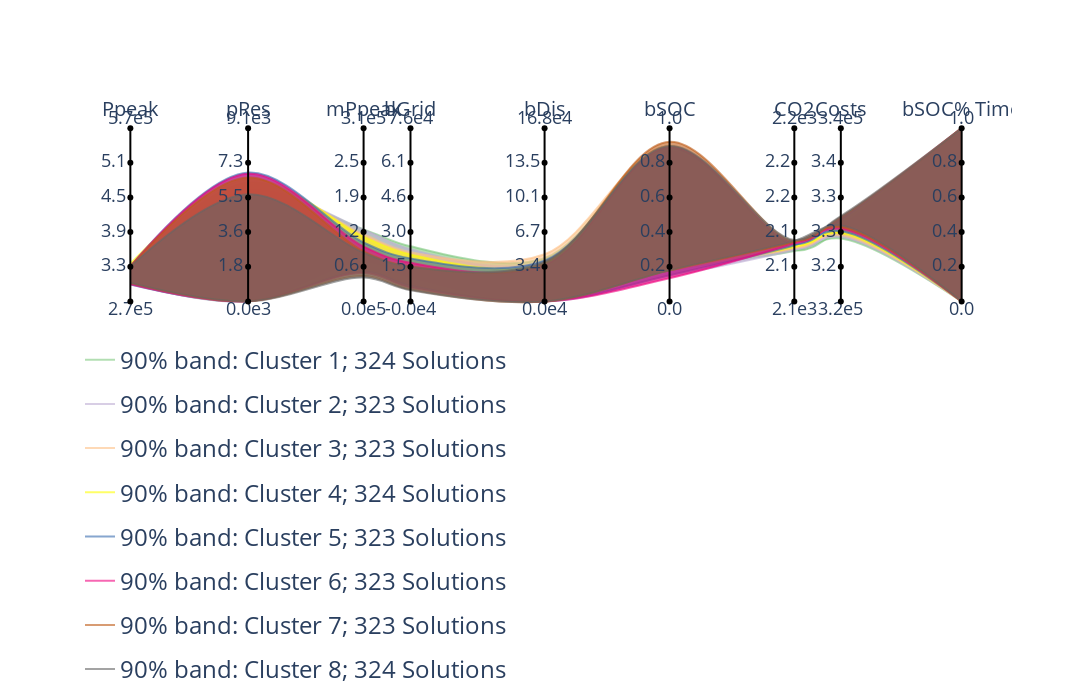

Notebook cell for this chart:
### Code cell
# Choose Band 3

band = 3

data_copy = data.copy()
data_copy = data_copy[data_copy["cluster"]== band]


# Cluster into 8 groups
obj_to_cluster = "CO2"
n_clusters = 8

data_copy["cluster"] = 1
for i in range(1, n_clusters):
    data_copy.loc[data_copy[obj_to_cluster] > data_copy[obj_to_cluster].quantile(i / n_clusters), "cluster"] = i+1

ordered_data, axis_dist, axis_signs = calculate_axes_positions(
        data_copy[objs],
        obj_order,
        corr,
        dist_parameter=0.521,
        distance_formula=1,
    )

#scales = pd.DataFrame([ordered_data.min(axis=0), ordered_data.max(axis=0)], index=["min", "max"])

fig = SCORE_bands(
    ordered_data,
    color_groups=data_copy["cluster"].tolist(),
    bands=True,
    quantile=0.05,
    axis_positions=axis_dist,
    solutions=False,
    scales=scales[ordered_data.columns],
)

fig.update_layout(
    width=1500,
    height=700,
)

### Figure 1 — Plotly figure (JSON) as saved in the notebook; plotly's stock layout.template omitted (floating-point values rounded to 4 significant figures)
{"data": [{"hovertext": "Cluster 1", "legendgroup": "90% band: Cluster 1", "line": {"color": "rgba(0.4980392156862745, 0.788235294117647, 0.4980392156862745, 0.6)", "shape": "spline"}, "mode": "lines", "name": "90% band: Cluster 1; 324 Solutions        ", "showlegend": true, "type": "scatter", "visible": true, "x": [0, 0.1416, 0.2806, 0.337, 0.4983, 0.6486, 0.7987, 0.8546, 1], "y": [0.1024, 0.004803, 0.2305, 0.14, 5.917e-08, 0.1792, 0.2907, 0.363, 0]}, {"fill": "tonexty", "fillcolor": "rgba(0.4980392156862745, 0.788235294117647, 0.4980392156862745, 0.6)", "hovertext": "Cluster 1", "legendgroup": "90% band: Cluster 1", "line": {"color": "rgba(0.4980392156862745, 0.788235294117647, 0.4980392156862745, 0.6)", "shape": "spline"}, "mode": "lines", "name": "Cluster 1", "showlegend": false, "type": "scatter", "visible": true, "x": [0, 0.1416, 0.2806, 0.337, 0.4983, 0.6486, 0.7987, 0.8546, 1], "y": [0.2018, 0.6296, 0.4161, 0.3181, 0.2494, 0.8954, 0.2962, 0.4202, 1]}, {"hovertext": "Cluster 2", "legendgroup": "90% band: Cluster 2", "line": {"color": "rgba(0.7450980392156863, 0.6823529411764706, 0.8313725490196079, 0.6)", "shape": "spline"}, "mode": "lines", "name": "90% band: Cluster 2; 323 Solutions        ", "showlegend": true, "type": "scatter", "visible": true, "x": [0, 0.1416, 0.2806, 0.337, 0.4983, 0.6486, 0.7987, 0.8546, 1], "y": [0.1055, 0.001622, 0.2299, 0.1407, 5.57e-08, 0.1443, 0.2968, 0.3716, 0.000112]}, {"fill": "tonexty", "fillcolor": "rgba(0.7450980392156863, 0.6823529411764706, 0.8313725490196079, 0.6)", "hovertext": "Cluster 2", "legendgroup": "90% band: Cluster 2", "line": {"color": "rgba(0.7450980392156863, 0.6823529411764706, 0.8313725490196079, 0.6)", "shape": "spline"}, "mode": "lines", "name": "Cluster 2", "showlegend": false, "type": "scatter", "visible": true, "x": [0, 0.1416, 0.2806, 0.337, 0.4983, 0.6486, 0.7987, 0.8546, 1], "y": [0.2018, 0.6424, 0.4137, 0.3007, 0.2296, 0.8655, 0.3045, 0.4364, 1]}, {"hovertext": "Cluster 3", "legendgroup": "90% band: Cluster 3", "line": {"color": "rgba(0.9921568627450981, 0.7529411764705882, 0.5254901960784314, 0.6)", "shape": "spline"}, "mode": "lines", "name": "90% band: Cluster 3; 323 Solutions        ", "showlegend": true, "type": "scatter", "visible": true, "x": [0, 0.1416, 0.2806, 0.337, 0.4983, 0.6486, 0.7987, 0.8546, 1], "y": [0.1053, 0.002728, 0.1993, 0.1186, 5.735e-08, 0.1792, 0.3053, 0.3823, 0]}, {"fill": "tonexty", "fillcolor": "rgba(0.9921568627450981, 0.7529411764705882, 0.5254901960784314, 0.6)", "hovertext": "Cluster 3", "legendgroup": "90% band: Cluster 3", "line": {"color": "rgba(0.9921568627450981, 0.7529411764705882, 0.5254901960784314, 0.6)", "shape": "spline"}, "mode": "lines", "name": "Cluster 3", "showlegend": false, "type": "scatter", "visible": true, "x": [0, 0.1416, 0.2806, 0.337, 0.4983, 0.6486, 0.7987, 0.8546, 1], "y": [0.2018, 0.6843, 0.3866, 0.2844, 0.272, 0.8974, 0.313, 0.4501, 1]}, {"hovertext": "Cluster 4", "legendgroup": "90% band: Cluster 4", "line": {"color": "rgba(1.0, 1.0, 0.6, 0.6)", "shape": "spline"}, "mode": "lines", "name": "90% band: Cluster 4; 324 Solutions        ", "showlegend": true, "type": "scatter", "visible": true, "x": [0, 0.1416, 0.2806, 0.337, 0.4983, 0.6486, 0.7987, 0.8546, 1], "y": [0.1064, 0.002041, 0.1831, 0.1018, 5.798e-08, 0.1792, 0.3138, 0.3931, 0]}, {"fill": "tonexty", "fillcolor": "rgba(1.0, 1.0, 0.6, 0.6)", "hovertext": "Cluster 4", "legendgroup": "90% band: Cluster 4", "line": {"color": "rgba(1.0, 1.0, 0.6, 0.6)", "shape": "spline"}, "mode": "lines", "name": "Cluster 4", "showlegend": false, "type": "scatter", "visible": true, "x": [0, 0.1416, 0.2806, 0.337, 0.4983, 0.6486, 0.7987, 0.8546, 1], "y": [0.2172, 0.7058, 0.374, 0.2714, 0.2209, 0.8871, 0.3223, 0.4584, 1]}, {"hovertext": "Cluster 5", "legendgroup": "90% band: Cluster 5", "line": {"color": "rgba(0.2196078431372549, 0.4235294117647059, 0.6901960784313725, 0.6)", "shape": "spline"}, "mode": "lines", "name": "90% band: Cluster 5; 323 Solutions        ", "showlegend": true, "type": "scatter", "visible": true, "x": [0, 0.1416, 0.2806, 0.337, 0.4983, 0.6486, 0.7987, 0.8546, 1], "y": [0.09805, 0.001554, 0.1726, 0.09081, 5.823e-08, 0.1517, 0.3234, 0.405, 0]}, {"fill": "tonexty", "fillcolor": "rgba(0.2196078431372549, 0.4235294117647059, 0.6901960784313725, 0.6)", "hovertext": "Cluster 5", "legendgroup": "90% band: Cluster 5", "line": {"color": "rgba(0.2196078431372549, 0.4235294117647059, 0.6901960784313725, 0.6)", "shape": "spline"}, "mode": "lines", "name": "Cluster 5", "showlegend": false, "type": "scatter", "visible": true, "x": [0, 0.1416, 0.2806, 0.337, 0.4983, 0.6486, 0.7987, 0.8546, 1], "y": [0.2018, 0.7438, 0.3402, 0.2485, 0.2359, 0.8857, 0.3321, 0.4738, 1]}, {"hovertext": "Cluster 6", "legendgroup": "90% band: Cluster 6", "line": {"color": "rgba(0.9411764705882353, 0.00784313725490196, 0.4980392156862745, 0.6)", "shape": "spline"}, "mode": "lines", "name": "90% band: Cluster 6; 323 Solutions        ", "showlegend": true, "type": "scatter", "visible": true, "x": [0, 0.1416, 0.2806, 0.337, 0.4983, 0.6486, 0.7987, 0.8546, 1], "y": [0.09954, 0.001016, 0.1637, 0.08, 5.722e-08, 0.1338, 0.3336, 0.4186, 0]}, {"fill": "tonexty", "fillcolor": "rgba(0.9411764705882353, 0.00784313725490196, 0.4980392156862745, 0.6)", "hovertext": "Cluster 6", "legendgroup": "90% band: Cluster 6", "line": {"color": "rgba(0.9411764705882353, 0.00784313725490196, 0.4980392156862745, 0.6)", "shape": "spline"}, "mode": "lines", "name": "Cluster 6", "showlegend": false, "type": "scatter", "visible": true, "x": [0, 0.1416, 0.2806, 0.337, 0.4983, 0.6486, 0.7987, 0.8546, 1], "y": [0.2018, 0.7366, 0.3164, 0.223, 0.2087, 0.891, 0.3413, 0.4827, 1]}, {"hovertext": "Cluster 7", "legendgroup": "90% band: Cluster 7", "line": {"color": "rgba(0.7490196078431373, 0.3568627450980392, 0.09019607843137253, 0.6)", "shape": "spline"}, "mode": "lines", "name": "90% band: Cluster 7; 323 Solutions        ", "showlegend": true, "type": "scatter", "visible": true, "x": [0, 0.1416, 0.2806, 0.337, 0.4983, 0.6486, 0.7987, 0.8546, 1], "y": [0.1064, 0.001345, 0.1474, 0.06898, 5.893e-08, 0.1792, 0.3421, 0.4287, 0.0001232]}, {"fill": "tonexty", "fillcolor": "rgba(0.7490196078431373, 0.3568627450980392, 0.09019607843137253, 0.6)", "hovertext": "Cluster 7", "legendgroup": "90% band: Cluster 7", "line": {"color": "rgba(0.7490196078431373, 0.3568627450980392, 0.09019607843137253, 0.6)", "shape": "spline"}, "mode": "lines", "name": "Cluster 7", "showlegend": false, "type": "scatter", "visible": true, "x": [0, 0.1416, 0.2806, 0.337, 0.4983, 0.6486, 0.7987, 0.8546, 1], "y": [0.2018, 0.7154, 0.2886, 0.2018, 0.222, 0.9216, 0.3489, 0.4862, 1]}, {"hovertext": "Cluster 8", "legendgroup": "90% band: Cluster 8", "line": {"color": "rgba(0.4, 0.4, 0.4, 0.6)", "shape": "spline"}, "mode": "lines", "name": "90% band: Cluster 8; 324 Solutions        ", "showlegend": true, "type": "scatter", "visible": true, "x": [0, 0.1416, 0.2806, 0.337, 0.4983, 0.6486, 0.7987, 0.8546, 1], "y": [0.1071, 0.0006031, 0.1377, 0.06442, 5.291e-08, 0.1792, 0.3495, 0.4386, 0]}, {"fill": "tonexty", "fillcolor": "rgba(0.4, 0.4, 0.4, 0.6)", "hovertext": "Cluster 8", "legendgroup": "90% band: Cluster 8", "line": {"color": "rgba(0.4, 0.4, 0.4, 0.6)", "shape": "spline"}, "mode": "lines", "name": "Cluster 8", "showlegend": false, "type": "scatter", "visible": true, "x": [0, 0.1416, 0.2806, 0.337, 0.4983, 0.6486, 0.7987, 0.8546, 1], "y": [0.2018, 0.6187, 0.2812, 0.1997, 0.2289, 0.8974, 0.3547, 0.4929, 1]}, {"line": {"color": "black"}, "mode": "text", "showlegend": false, "text": ["2.7e5"], "textposition": "bottom center", "type": "scatter", "x": [0], "y": [0]}, {"line": {"color": "black"}, "mode": "text", "showlegend": false, "text": ["5.7e5"], "textposition": "top center", "type": "scatter", "x": [0], "y": [1]}, {"line": {"color": "black"}, "mode": "markers+lines+text", "showlegend": false, "text": ["", "3.3", "3.9", "4.5", "5.1", ""], "textposition": "middle left", "type": "scatter", "x": [0, 0, 0, 0, 0, 0], "y": [0, 0.2, 0.4, 0.6, 0.8, 1]}, {"mode": "text", "showlegend": false, "text": "Ppeak", "textfont": {"size": 20}, "type": "scatter", "x": [0], "y": [1.1]}, {"line": {"color": "black"}, "mode": "text", "showlegend": false, "text": ["0.0e3"], "textposition": "bottom center", "type": "scatter", "x": [0.1416], "y": [0]}, {"line": {"color": "black"}, "mode": "text", "showlegend": false, "text": ["9.1e3"], "textposition": "top center", "type": "scatter", "x": [0.1416], "y": [1]}, {"line": {"color": "black"}, "mode": "markers+lines+text", "showlegend": false, "text": ["", "1.8", "3.6", "5.5", "7.3", ""], "textposition": "middle left", "type": "scatter", "x": [0.1416, 0.1416, 0.1416, 0.1416, 0.1416, 0.1416], "y": [0, 0.2, 0.4, 0.6, 0.8, 1]}, {"mode": "text", "showlegend": false, "text": "pRes", "textfont": {"size": 20}, "type": "scatter", "x": [0.1416], "y": [1.1]}, {"line": {"color": "black"}, "mode": "text", "showlegend": false, "text": ["0.0e5"], "textposition": "bottom center", "type": "scatter", "x": [0.2806], "y": [0]}, {"line": {"color": "black"}, "mode": "text", "showlegend": false, "text": ["3.1e5"], "textposition": "top center", "type": "scatter", "x": [0.2806], "y": [1]}, {"line": {"color": "black"}, "mode": "markers+lines+text", "showlegend": false, "text": ["", "0.6", "1.2", "1.9", "2.5", ""], "textposition": "middle left", "type": "scatter", "x": [0.2806, 0.2806, 0.2806, 0.2806, 0.2806, 0.2806], "y": [0, 0.2, 0.4, 0.6, 0.8, 1]}, {"mode": "text", "showlegend": false, "text": "mPpeak", "textfont": {"size": 20}, "type": "scatter", "x": [0.2806], "y": [1.1]}, {"line": {"color": "black"}, "mode": "text", "showlegend": false, "text": ["-0.0e4"], "textposition": "bottom center", "type": "scatter", "x": [0.337], "y": [0]}, {"line": {"color": "black"}, "mode": "text", "showlegend": false, "text": ["7.6e4"], "textposition": "top center", "type": "scatter", "x": [0.337], "y": [1]}, {"line": {"color": "black"}, "mode": "markers+lines+text", "showlegend": false, "text": ["", "1.5", "3.0", "4.6", "6.1", ""], "textposition": "middle left", "type": "scatter", "x": [0.337, 0.337, 0.337, 0.337, 0.337, 0.337], "y": [0, 0.2, 0.4, 0.6, 0.8, 1]}, {"mode": "text", "showlegend": false, "text": "bGrid", "textfont": {"size": 20}, "type": "scatter", "x": [0.337], "y": [1.1]}, {"line": {"color": "black"}, "mode": "text", "showlegend": false, "text": ["0.0e4"], "textposition": "bottom center", "type": "scatter", "x": [0.4983], "y": [0]}, {"line": {"color": "black"}, "mode": "text", "showlegend": false, "text": ["16.8e4"], "textposition": "top center", "type": "scatter", "x": [0.4983], "y": [1]}, {"line": {"color": "black"}, "mode": "markers+lines+text", "showlegend": false, "text": ["", "3.4", "6.7", "10.1", "13.5", ""], "textposition": "middle left", "type": "scatter", "x": [0.4983, 0.4983, 0.4983, 0.4983, 0.4983, 0.4983], "y": [0, 0.2, 0.4, 0.6, 0.8, 1]}, {"mode": "text", "showlegend": false, "text": "bDis", "textfont": {"size": 20}, "type": "scatter", "x": [0.4983], "y": [1.1]}, {"line": {"color": "black"}, "mode": "text", "showlegend": false, "text": ["0.0"], "textposition": "bottom center", "type": "scatter", "x": [0.6486], "y": [0]}, {"line": {"color": "black"}, "mode": "text", "showlegend": false, "text": ["1.0"], "textposition": "top center", "type": "scatter", "x": [0.6486], "y": [1]}, {"line": {"color": "black"}, "mode": "markers+lines+text", "showlegend": false, "text": ["", "0.2", "0.4", "0.6", "0.8", ""], "textposition": "middle left", "type": "scatter", "x": [0.6486, 0.6486, 0.6486, 0.6486, 0.6486, 0.6486], "y": [0, 0.2, 0.4, 0.6, 0.8, 1]}, {"mode": "text", "showlegend": false, "text": "bSOC", "textfont": {"size": 20}, "type": "scatter", "x": [0.6486], "y": [1.1]}, {"line": {"color": "black"}, "mode": "text", "showlegend": false, "text": ["2.1e3"], "textposition": "bottom center", "type": "scatter", "x": [0.7987], "y": [0]}, {"line": {"color": "black"}, "mode": "text", "showlegend": false, "text": ["2.2e3"], "textposition": "top center", "type": "scatter", "x": [0.7987], "y": [1]}, {"line": {"color": "black"}, "mode": "markers+lines+text", "showlegend": false, "text": ["", "2.1", "2.1", "2.2", "2.2", ""], "textposition": "middle left", "type": "scatter", "x": [0.7987, 0.7987, 0.7987, 0.7987, 0.7987, 0.7987], "y": [0, 0.2, 0.4, 0.6, 0.8, 1]}, {"mode": "text", "showlegend": false, "text": "CO2", "textfont": {"size": 20}, "type": "scatter", "x": [0.7987], "y": [1.1]}, {"line": {"color": "black"}, "mode": "text", "showlegend": false, "text": ["3.2e5"], "textposition": "bottom center", "type": "scatter", "x": [0.8546], "y": [0]}, {"line": {"color": "black"}, "mode": "text", "showlegend": false, "text": ["3.4e5"], "textposition": "top center", "type": "scatter", "x": [0.8546], "y": [1]}, {"line": {"color": "black"}, "mode": "markers+lines+text", "showlegend": false, "text": ["", "3.2", "3.3", "3.3", "3.4", ""], "textposition": "middle left", "type": "scatter", "x": [0.8546, 0.8546, 0.8546, 0.8546, 0.8546, 0.8546], "y": [0, 0.2, 0.4, 0.6, 0.8, 1]}, {"mode": "text", "showlegend": false, "text": "Costs", "textfont": {"size": 20}, "type": "scatter", "x": [0.8546], "y": [1.1]}, {"line": {"color": "black"}, "mode": "text", "showlegend": false, "text": ["0.0"], "textposition": "bottom center", "type": "scatter", "x": [1], "y": [0]}, {"line": {"color": "black"}, "mode": "text", "showlegend": false, "text": ["1.0"], "textposition": "top center", "type": "scatter", "x": [1], "y": [1]}, {"line": {"color": "black"}, "mode": "markers+lines+text", "showlegend": false, "text": ["", "0.2", "0.4", "0.6", "0.8", ""], "textposition": "middle left", "type": "scatter", "x": [1, 1, 1, 1, 1, 1], "y": [0, 0.2, 0.4, 0.6, 0.8, 1]}, {"mode": "text", "showlegend": false, "text": "bSOC% Time", "textfont": {"size": 20}, "type": "scatter", "x": [1], "y": [1.1]}], "layout": {"font": {"size": 18}, "height": 700, "legend": {"font": {"size": 24}, "orientation": "h", "yanchor": "top"}, "plot_bgcolor": "rgba(0,0,0,0)", "width": 1500, "xaxis": {"showgrid": false, "showticklabels": false, "zeroline": false}, "yaxis": {"showgrid": false, "showticklabels": false, "zeroline": false}}}
